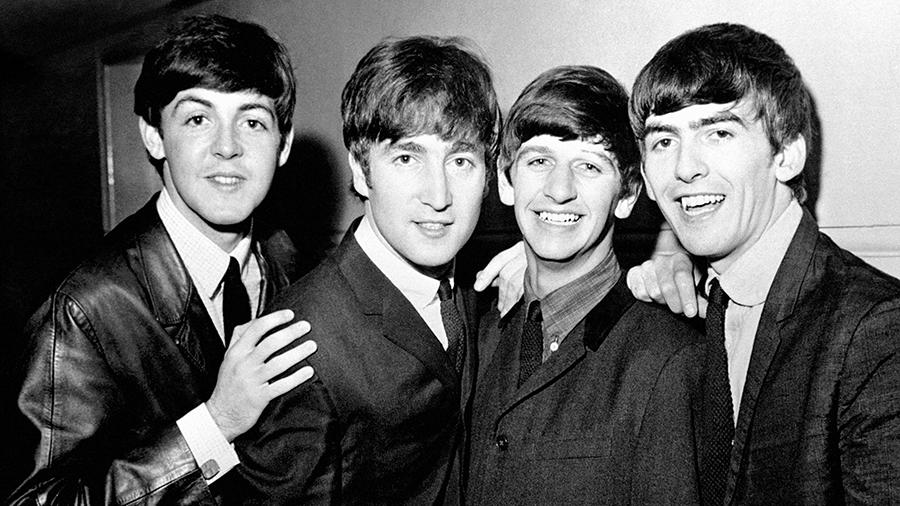
#> input picture images/beatles.jpg, 900 x 506 px, given in place of video.mov, which was not available
$ python lab2.py
#> lines starting #> are read from the running program, lines starting #| are printed output that depends on the picture; after the words box and inside, x2 and y2 are one past the last pixel; in counts of white or black regions, pixels touching at a corner belong together; pictures that were not available may be replaced by others from this repository, and a replacement may not be noted
import cv2
import numpy as np
import time

face_cascade = cv2.CascadeClassifier(cv2.data.haarcascades + 'haarcascade_frontalface_alt.xml')
smile_cascade = cv2.CascadeClassifier(cv2.data.haarcascades + 'haarcascade_smile.xml')
eye_cascade = cv2.CascadeClassifier(cv2.data.haarcascades + 'haarcascade_eye.xml')


# [63 lines left out: functions face, detail_face, live_face, bodies_num, not called in this run]


def video_people(video):
#> called with video = 'images/video.mov'
    hog = cv2.HOGDescriptor()
    hog.setSVMDetector(cv2.HOGDescriptor_getDefaultPeopleDetector())
    cv2.startWindowThread()
    cap = cv2.VideoCapture(video)

    while True:
        ret, frame = cap.read()
#> frame is the input picture: shape (506, 900, 3); min 0, max 255, mean 92.9
        frame = cv2.resize(frame, (800, 560))
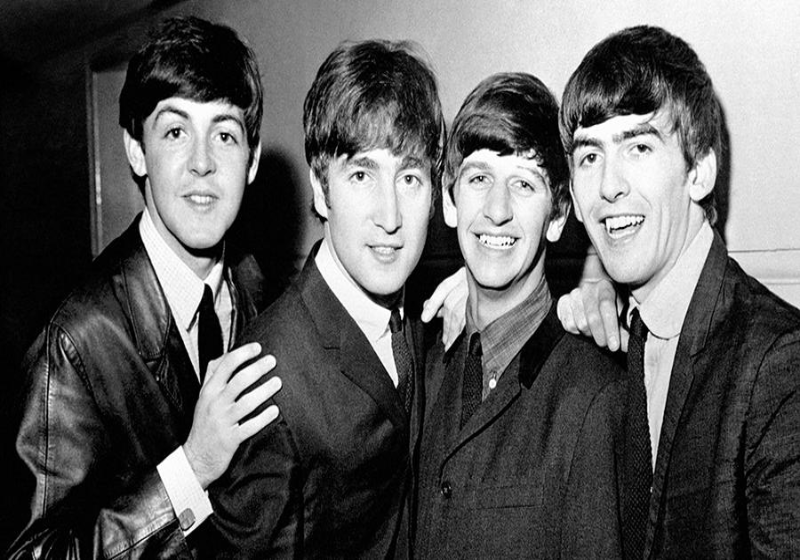
#> frame: shape (560, 800, 3); min 0, max 255, mean 92.8
        grey_filter = cv2.cvtColor(frame, cv2.COLOR_BGR2GRAY)
        boxes, weights = hog.detectMultiScale(frame, winStride=(8, 8))
#> boxes = [[541, 122, 94, 187]]; weights = [0.395]
        boxes = np.array([[x, y, x+w, y+h] for (x, y, w, h) in boxes])
#> boxes = [[541, 122, 635, 309]]

        for (xa, ya, xb, yb) in boxes:
            cv2.rectangle(frame, (xa, ya), (xb, yb), (173, 20, 204), 2)
#> this loop made 1 pass
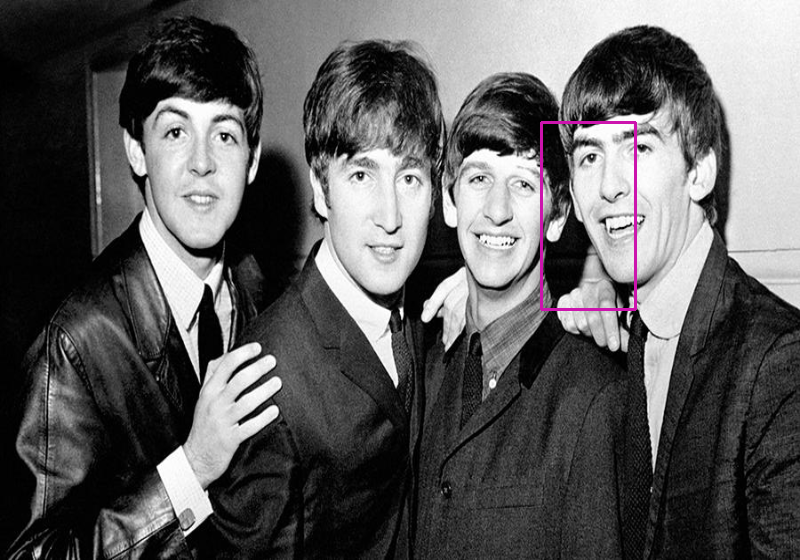
#> frame: shape (560, 800, 3); 0.38% of pixels changed, all inside (x1, y1, x2, y2) = (540, 121, 637, 311)

        cv2.imshow("Video", frame)
        if cv2.waitKey(0):
#> (key q is pressed here)
            break

    cap.release()


video_people('images/video.mov')

$ run again, on images/image.jpg
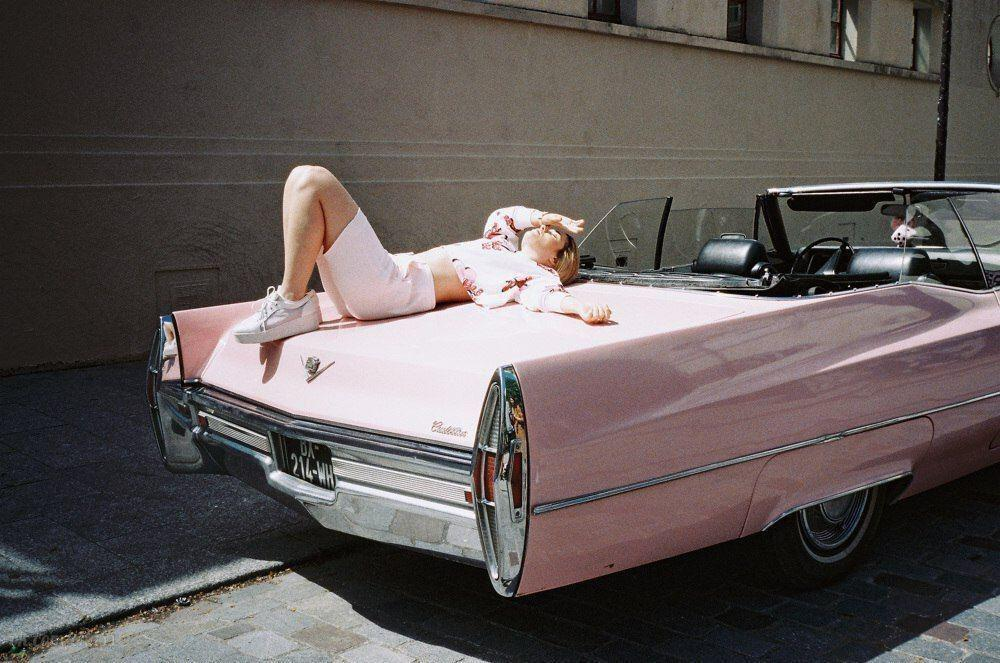
#> input picture images/image.jpg, 1000 x 663 px, given in place of video.mov, which was not available
#> in video_people, frame is the input picture: shape (663, 1000, 3); mean B, G, R 86.7, 88.3, 95.8
#> in video_people, `grey_filter = cv2.cvtColor(frame, cv2.COLOR_BGR2GRAY)`:
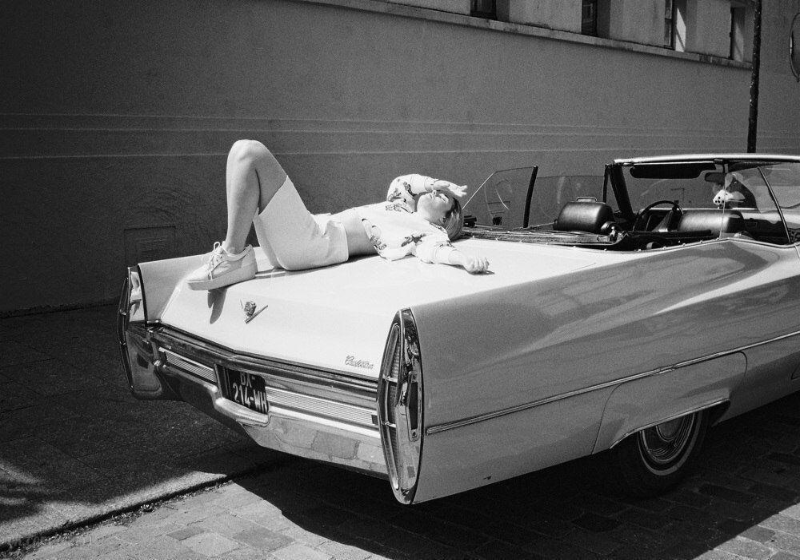
#> grey_filter: shape (560, 800); min 0, max 252, mean 90.2
#> in video_people, `boxes, weights = hog.detectMultiScale(frame, winStride=(8, 8))`: boxes = [[203, 109, 95, 189]]; weights = [0.518]
#> in video_people, `boxes = np.array([[x, y, x+w, y+h] for (x, y, w, h) in boxes])`: boxes = [[203, 109, 298, 298]]
#> the loop in video_people, `for (xa, ya, xb, yb) in boxes:` made 1 pass
#> after the loop in video_people, `for (xa, ya, xb, yb) in boxes:`:
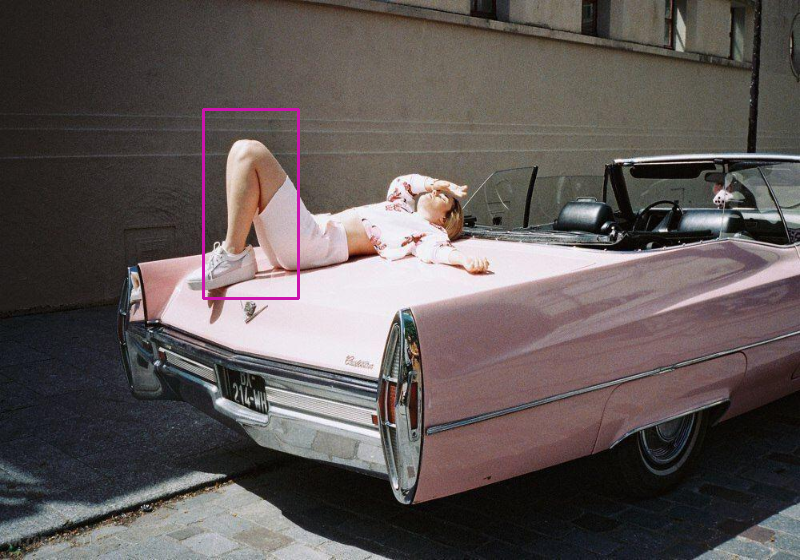
#> frame: shape (560, 800, 3); mean B, G, R 86.7, 87.8, 95.9

$ run again, on images/office.jpg
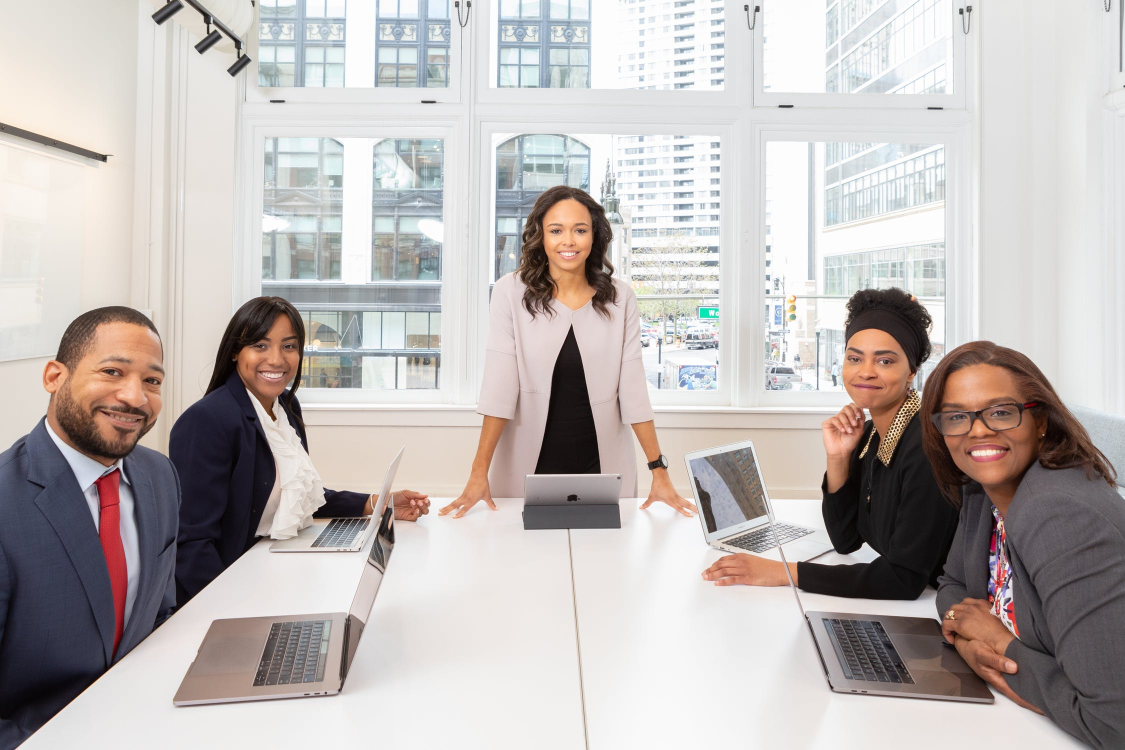
#> input picture images/office.jpg, 2250 x 1500 px, given in place of video.mov, which was not available (shown at 1/2 size)
#> in video_people, frame is the input picture: shape (1500, 2250, 3); mean B, G, R 181.3, 183.2, 189.5
#> in video_people, `grey_filter = cv2.cvtColor(frame, cv2.COLOR_BGR2GRAY)`:
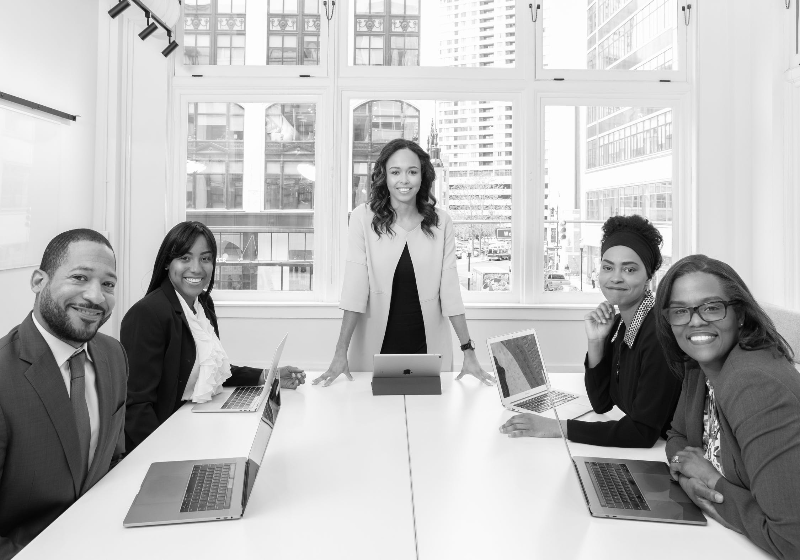
#> grey_filter: shape (560, 800); min 1, max 255, mean 184.8
#> in video_people, `boxes, weights = hog.detectMultiScale(frame, winStride=(8, 8))`: boxes = [[558, 284, 82, 163], [133, 181, 119, 238], [317, 66, 163, 325]]; weights = [0.142, 1.42, 1.53]
#> in video_people, `boxes = np.array([[x, y, x+w, y+h] for (x, y, w, h) in boxes])`: boxes = [[558, 284, 640, 447], [133, 181, 252, 419], [317, 66, 480, 391]]
#> the loop in video_people, `for (xa, ya, xb, yb) in boxes:` made 3 passes
#> after the loop in video_people, `for (xa, ya, xb, yb) in boxes:`:
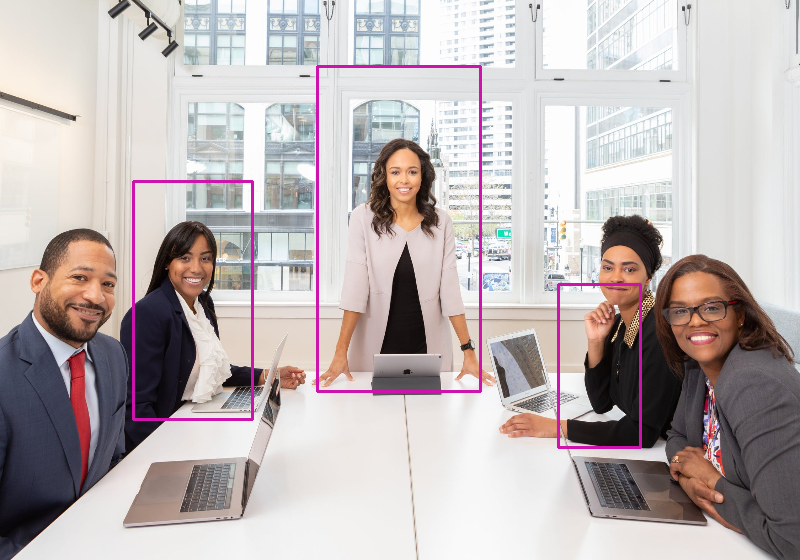
#> frame: shape (560, 800, 3); mean B, G, R 181.2, 180.7, 189.6
